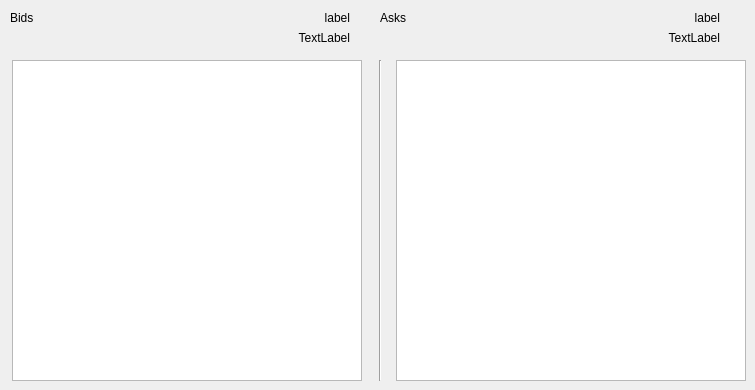
   <widget class="QWidget" name="OrderBook">
    <attribute name="title">
     <string>Order Book</string>
    </attribute>
    <widget class="QTableWidget" name="BidsTable">
     <property name="geometry">
      <rect>
       <x>12</x>
       <y>60</y>
       <width>350</width>
       <height>321</height>
      </rect>
     </property>
     <property name="palette">
      <palette>
       <active>
        <colorrole role="Text">
         <brush brushstyle="SolidPattern">
          <color alpha="255">
           <red>51</red>
           <green>51</green>
           <blue>51</blue>
          </color>
         </brush>
        </colorrole>
       </active>
       <inactive>
        <colorrole role="Text">
         <brush brushstyle="SolidPattern">
          <color alpha="255">
           <red>51</red>
           <green>51</green>
           <blue>51</blue>
          </color>
         </brush>
        </colorrole>
       </inactive>
       <disabled>
        <colorrole role="Text">
         <brush brushstyle="SolidPattern">
          <color alpha="255">
           <red>85</red>
           <green>85</green>
           <blue>85</blue>
          </color>
         </brush>
        </colorrole>
       </disabled>
      </palette>
     </property>
     <property name="font">
      <font>
       <pointsize>9</pointsize>
       <weight>50</weight>
       <bold>false</bold>
      </font>
     </property>
     <property name="horizontalScrollBarPolicy">
      <enum>Qt::ScrollBarAsNeeded</enum>
     </property>
    </widget>
    <widget class="QTableWidget" name="AsksTable">
     <property name="geometry">
      <rect>
       <x>396</x>
       <y>60</y>
       <width>350</width>
       <height>321</height>
      </rect>
     </property>
     <property name="palette">
      <palette>
       <active>
        <colorrole role="Text">
         <brush brushstyle="SolidPattern">
          <color alpha="255">
           <red>51</red>
           <green>51</green>
           <blue>51</blue>
          </color>
         </brush>
        </colorrole>
       </active>
       <inactive>
        <colorrole role="Text">
         <brush brushstyle="SolidPattern">
          <color alpha="255">
           <red>51</red>
           <green>51</green>
           <blue>51</blue>
          </color>
         </brush>
        </colorrole>
       </inactive>
       <disabled>
        <colorrole role="Text">
         <brush brushstyle="SolidPattern">
          <color alpha="255">
           <red>85</red>
           <green>85</green>
           <blue>85</blue>
          </color>
         </brush>
        </colorrole>
       </disabled>
      </palette>
     </property>
     <property name="font">
      <font>
       <pointsize>9</pointsize>
       <weight>50</weight>
       <bold>false</bold>
      </font>
     </property>
     <property name="horizontalScrollBarPolicy">
      <enum>Qt::ScrollBarAsNeeded</enum>
     </property>
    </widget>
    <widget class="QLabel" name="BidsCount">
     <property name="geometry">
      <rect>
       <x>10</x>
       <y>10</y>
       <width>91</width>
       <height>16</height>
      </rect>
     </property>
     <property name="text">
      <string>Bids</string>
     </property>
    </widget>
    <widget class="QLabel" name="AsksCount">
     <property name="geometry">
      <rect>
       <x>380</x>
       <y>10</y>
       <width>91</width>
       <height>16</height>
      </rect>
     </property>
     <property name="text">
      <string>Asks</string>
     </property>
    </widget>
    <widget class="QLabel" name="IEXSupply">
     <property name="geometry">
      <rect>
       <x>540</x>
       <y>10</y>
       <width>180</width>
       <height>15</height>
      </rect>
     </property>
     <property name="text">
      <string>label</string>
     </property>
     <property name="alignment">
      <set>Qt::AlignRight|Qt::AlignTrailing|Qt::AlignVCenter</set>
     </property>
    </widget>
    <widget class="QLabel" name="IEXDemand">
     <property name="geometry">
      <rect>
       <x>160</x>
       <y>10</y>
       <width>190</width>
       <height>15</height>
      </rect>
     </property>
     <property name="text">
      <string>label</string>
     </property>
     <property name="alignment">
      <set>Qt::AlignRight|Qt::AlignTrailing|Qt::AlignVCenter</set>
     </property>
    </widget>
    <widget class="QLabel" name="BtcDemand">
     <property name="geometry">
      <rect>
       <x>200</x>
       <y>30</y>
       <width>150</width>
       <height>15</height>
      </rect>
     </property>
     <property name="text">
      <string>TextLabel</string>
     </property>
     <property name="alignment">
      <set>Qt::AlignRight|Qt::AlignTrailing|Qt::AlignVCenter</set>
     </property>
    </widget>
    <widget class="QLabel" name="BtcSupply">
     <property name="geometry">
      <rect>
       <x>570</x>
       <y>30</y>
       <width>150</width>
       <height>15</height>
      </rect>
     </property>
     <property name="text">
      <string>TextLabel</string>
     </property>
     <property name="alignment">
      <set>Qt::AlignRight|Qt::AlignTrailing|Qt::AlignVCenter</set>
     </property>
    </widget>
    <widget class="Line" name="line">
     <property name="geometry">
      <rect>
       <x>370</x>
       <y>60</y>
       <width>20</width>
       <height>321</height>
      </rect>
     </property>
     <property name="orientation">
      <enum>Qt::Vertical</enum>
     </property>
    </widget>
   </widget>
